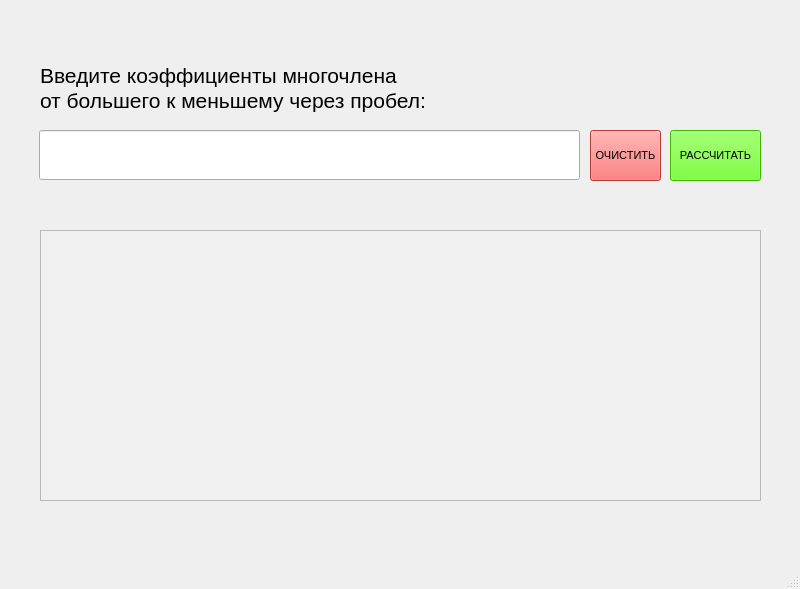
<?xml version="1.0" encoding="UTF-8"?>
<ui version="4.0">
 <class>MainWindow</class>
 <widget class="QMainWindow" name="MainWindow">
  <property name="geometry">
   <rect>
    <x>0</x>
    <y>0</y>
    <width>800</width>
    <height>589</height>
   </rect>
  </property>
  <property name="font">
   <font>
    <pointsize>8</pointsize>
   </font>
  </property>
  <property name="windowTitle">
   <string>Факторизация многочленов с целыми коэффициентами</string>
  </property>
  <widget class="QWidget" name="centralwidget">
   <widget class="QLineEdit" name="degreesLineEdit">
    <property name="geometry">
     <rect>
      <x>39</x>
      <y>130</y>
      <width>541</width>
      <height>50</height>
     </rect>
    </property>
    <property name="font">
     <font>
      <pointsize>31</pointsize>
      <weight>75</weight>
      <italic>false</italic>
      <bold>true</bold>
      <underline>false</underline>
      <strikeout>false</strikeout>
      <stylestrategy>PreferDefault</stylestrategy>
      <kerning>true</kerning>
     </font>
    </property>
    <property name="text">
     <string/>
    </property>
   </widget>
   <widget class="QPushButton" name="undoPushButton">
    <property name="geometry">
     <rect>
      <x>590</x>
      <y>130</y>
      <width>71</width>
      <height>51</height>
     </rect>
    </property>
    <property name="autoFillBackground">
     <bool>false</bool>
    </property>
    <property name="styleSheet">
     <string notr="true">background-color: rgb(255, 80, 80);</string>
    </property>
    <property name="text">
     <string>ОЧИСТИТЬ</string>
    </property>
   </widget>
   <widget class="QPushButton" name="solvePushButton">
    <property name="geometry">
     <rect>
      <x>670</x>
      <y>130</y>
      <width>91</width>
      <height>51</height>
     </rect>
    </property>
    <property name="styleSheet">
     <string notr="true">background-color: rgb(85, 255, 0);</string>
    </property>
    <property name="text">
     <string>РАССЧИТАТЬ</string>
    </property>
    <property name="flat">
     <bool>false</bool>
    </property>
   </widget>
   <widget class="QLabel" name="label">
    <property name="geometry">
     <rect>
      <x>40</x>
      <y>50</y>
      <width>751</width>
      <height>51</height>
     </rect>
    </property>
    <property name="font">
     <font>
      <pointsize>16</pointsize>
     </font>
    </property>
    <property name="text">
     <string>Введите коэффициенты многочлена</string>
    </property>
   </widget>
   <widget class="QTextBrowser" name="answerTextBrowser">
    <property name="geometry">
     <rect>
      <x>40</x>
      <y>230</y>
      <width>721</width>
      <height>271</height>
     </rect>
    </property>
    <property name="autoFillBackground">
     <bool>false</bool>
    </property>
    <property name="styleSheet">
     <string notr="true">background-color: rgb(240, 240, 240);
border-color: rgb(240, 240, 240);</string>
    </property>
    <property name="lineWidth">
     <number>1</number>
    </property>
    <property name="lineWrapMode">
     <enum>QTextEdit::WidgetWidth</enum>
    </property>
    <property name="html">
     <string>&lt;!DOCTYPE HTML PUBLIC &quot;-//W3C//DTD HTML 4.0//EN&quot; &quot;http://www.w3.org/TR/REC-html40/strict.dtd&quot;&gt;
&lt;html&gt;&lt;head&gt;&lt;meta name=&quot;qrichtext&quot; content=&quot;1&quot; /&gt;&lt;style type=&quot;text/css&quot;&gt;
p, li { white-space: pre-wrap; }
&lt;/style&gt;&lt;/head&gt;&lt;body style=&quot; font-family:'MS Shell Dlg 2'; font-size:8pt; font-weight:400; font-style:normal;&quot;&gt;
&lt;p align=&quot;center&quot; style=&quot;-qt-paragraph-type:empty; margin-top:0px; margin-bottom:0px; margin-left:0px; margin-right:0px; -qt-block-indent:0; text-indent:0px; font-size:8.25pt;&quot;&gt;&lt;br /&gt;&lt;/p&gt;&lt;/body&gt;&lt;/html&gt;</string>
    </property>
   </widget>
   <widget class="QLabel" name="label_2">
    <property name="geometry">
     <rect>
      <x>40</x>
      <y>80</y>
      <width>751</width>
      <height>41</height>
     </rect>
    </property>
    <property name="font">
     <font>
      <pointsize>16</pointsize>
     </font>
    </property>
    <property name="text">
     <string>от большего к меньшему через пробел:</string>
    </property>
   </widget>
  </widget>
  <widget class="QMenuBar" name="menubar">
   <property name="geometry">
    <rect>
     <x>0</x>
     <y>0</y>
     <width>800</width>
     <height>19</height>
    </rect>
   </property>
  </widget>
  <widget class="QStatusBar" name="statusbar"/>
 </widget>
 <resources/>
 <connections/>
</ui>
